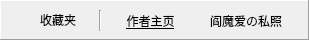
     <widget class="QFrame" name="frame_5">
      <property name="minimumSize">
       <size>
        <width>0</width>
        <height>40</height>
       </size>
      </property>
      <property name="maximumSize">
       <size>
        <width>16777215</width>
        <height>40</height>
       </size>
      </property>
      <property name="frameShape">
       <enum>QFrame::Panel</enum>
      </property>
      <property name="frameShadow">
       <enum>QFrame::Raised</enum>
      </property>
      <widget class="QLabel" name="label_7">
       <property name="geometry">
        <rect>
         <x>40</x>
         <y>10</y>
         <width>60</width>
         <height>20</height>
        </rect>
       </property>
       <property name="font">
        <font>
         <family>宋体</family>
         <pointsize>9</pointsize>
        </font>
       </property>
       <property name="text">
        <string>收藏夹</string>
       </property>
      </widget>
      <widget class="Line" name="line_2">
       <property name="geometry">
        <rect>
         <x>90</x>
         <y>10</y>
         <width>20</width>
         <height>21</height>
        </rect>
       </property>
       <property name="orientation">
        <enum>Qt::Vertical</enum>
       </property>
      </widget>
      <widget class="QLabel" name="label_17">
       <property name="geometry">
        <rect>
         <x>2</x>
         <y>-2</y>
         <width>41</width>
         <height>41</height>
        </rect>
       </property>
       <property name="text">
        <string/>
       </property>
       <property name="pixmap">
        <pixmap resource="res.qrc">:/img/res/FA.png</pixmap>
       </property>
       <property name="scaledContents">
        <bool>true</bool>
       </property>
      </widget>
      <widget class="QLabel" name="label_20">
       <property name="geometry">
        <rect>
         <x>90</x>
         <y>6</y>
         <width>121</width>
         <height>31</height>
        </rect>
       </property>
       <property name="cursor">
        <cursorShape>ArrowCursor</cursorShape>
       </property>
       <property name="text">
        <string>&lt;html&gt;&lt;head/&gt;&lt;body&gt;&lt;p align=&quot;center&quot;&gt;&lt;a href=&quot;https://xn--fiqz59cpva341l.ml/&quot;&gt;&lt;span style=&quot; text-decoration: underline; color:#000000;&quot;&gt;作者主页&lt;/span&gt;&lt;/a&gt;&lt;/p&gt;&lt;/body&gt;&lt;/html&gt;</string>
       </property>
       <property name="openExternalLinks">
        <bool>true</bool>
       </property>
      </widget>
      <widget class="QLabel" name="label_21">
       <property name="geometry">
        <rect>
         <x>210</x>
         <y>12</y>
         <width>90</width>
         <height>15</height>
        </rect>
       </property>
       <property name="text">
        <string>&lt;html&gt;&lt;head/&gt;&lt;body&gt;&lt;p&gt;&lt;a href=&quot;https://vdse.bdstatic.com/192d9a98d782d9c74c96f09db9378d93.mp4&quot;&gt;&lt;span style=&quot; text-decoration: underline; color:#000000;&quot;&gt;阎魔爱の私照&lt;/span&gt;&lt;/a&gt;&lt;/p&gt;&lt;/body&gt;&lt;/html&gt;</string>
       </property>
       <property name="openExternalLinks">
        <bool>true</bool>
       </property>
      </widget>
     </widget>
